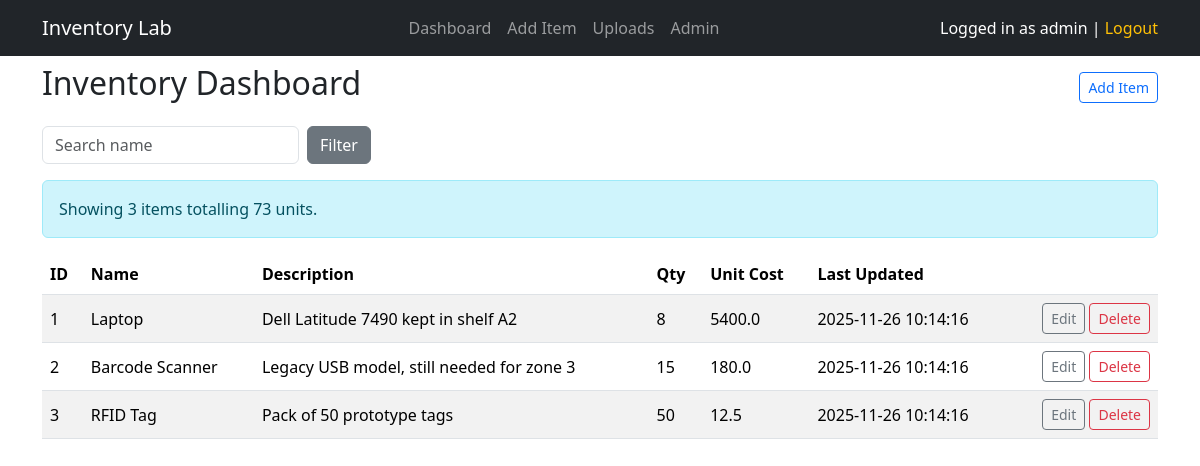
The app's page /dashboard (signed in) with its own data.
### tables this page shows
CREATE TABLE items (
            id INTEGER PRIMARY KEY AUTOINCREMENT,
            name TEXT NOT NULL,
            description TEXT,
            quantity INTEGER DEFAULT 0,
            unit_cost REAL DEFAULT 0,
            created_by INTEGER,
            last_updated TEXT DEFAULT CURRENT_TIMESTAMP
        );

### app.py (the view)
@app.route("/dashboard")
def dashboard():
    if "user_id" not in session:
        return redirect(url_for("login"))
    filter_value = request.args.get("filter", "")
    conn = get_db()
    items = conn.execute(
        f"SELECT * FROM items WHERE name LIKE '%{filter_value}%' ORDER BY last_updated DESC"
    ).fetchall()
    total_row = conn.execute(
        f"SELECT COUNT(*) as total_items, SUM(quantity) as total_qty FROM items WHERE name LIKE '%{filter_value}%'"
    ).fetchone()
    conn.close()
    return render_template(
        "dashboard.html",
        items=items,
        total_row=total_row,
        filter_value=filter_value,
        user=session,
    )

### app.py (called while the page is built)
def get_db():
    conn = sqlite3.connect("inventory.db")
    conn.row_factory = sqlite3.Row
    return conn

### templates/dashboard.html
{% extends "base.html" %}
{% block content %}
<div class="d-flex justify-content-between align-items-center mb-3">
  <h2>Inventory Dashboard</h2>
  <a class="btn btn-sm btn-outline-primary" href="{{ url_for('add_item') }}">Add Item</a>
</div>
<form method="get" class="row g-2 mb-3">
  <div class="col-auto">
    <input type="text" class="form-control" name="filter" placeholder="Search name" value="{{ filter_value }}">
  </div>
  <div class="col-auto">
    <button class="btn btn-secondary">Filter</button>
  </div>
</form>
{% if total_row %}
<div class="alert alert-info">
  Showing {{ total_row['total_items'] or 0 }} items totalling {{ total_row['total_qty'] or 0 }} units.
</div>
{% endif %}
<div class="table-responsive">
  <table class="table table-striped align-middle">
    <thead>
      <tr>
        <th>ID</th>
        <th>Name</th>
        <th>Description</th>
        <th>Qty</th>
        <th>Unit Cost</th>
        <th>Last Updated</th>
        <th></th>
      </tr>
    </thead>
    <tbody>
      {% for item in items %}
      <tr>
        <td>{{ item['id'] }}</td>
        <td>{{ item['name'] }}</td>
        <td>{{ item['description'] }}</td>
        <td>{{ item['quantity'] }}</td>
        <td>{{ item['unit_cost'] }}</td>
        <td>{{ item['last_updated'] }}</td>
        <td class="text-end">
          <a href="{{ url_for('edit_item', item_id=item['id']) }}" class="btn btn-sm btn-outline-secondary">Edit</a>
          <form method="post" action="{{ url_for('delete_item', item_id=item['id']) }}" class="d-inline">
            <button class="btn btn-sm btn-outline-danger">Delete</button>
          </form>
        </td>
      </tr>
      {% else %}
      <tr>
        <td colspan="7" class="text-center text-muted">No items found.</td>
      </tr>
      {% endfor %}
    </tbody>
  </table>
</div>
{% endblock %}

### templates/base.html (style rules this page uses)
body { padding-top: 4rem; }

### records on screen
items: id "1", name "Laptop", description "Dell Latitude 7490 kept in shelf A2", quantity "8", unit_cost "5400.0", last_updated "2025-11-26 10:14:16"
items: id "2", name "Barcode Scanner", description "Legacy USB model, still needed for zone 3", quantity "15", unit_cost "180.0", last_updated "2025-11-26 10:14:16"
items: id "3", name "RFID Tag", description "Pack of 50 prototype tags", quantity "50", unit_cost "12.5", last_updated "2025-11-26 10:14:16"

### other values on screen
{{ session.get('username') }} "admin"
{{ total_row['total_items'] or 0 }} "3"
{{ total_row['total_qty'] or 0 }} "73"
